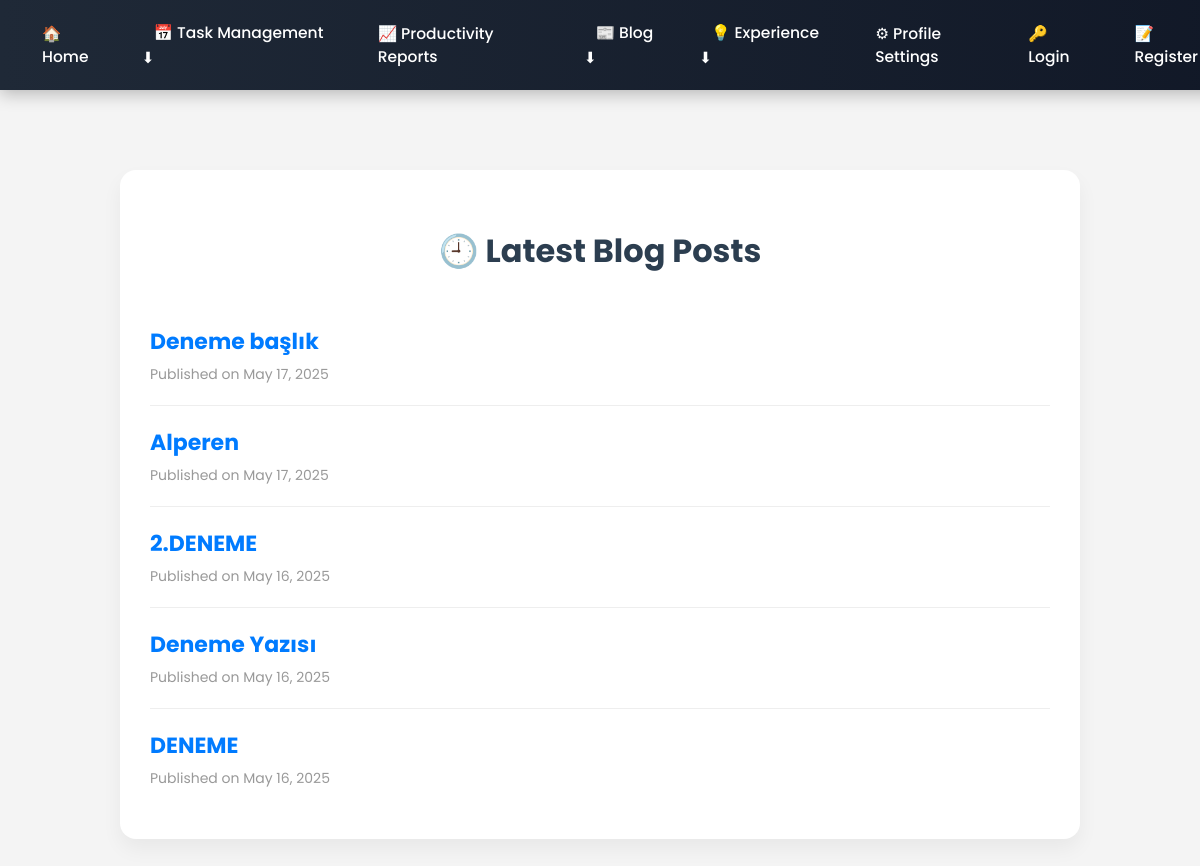
The page /latest-posts/ on the database as committed earlier.
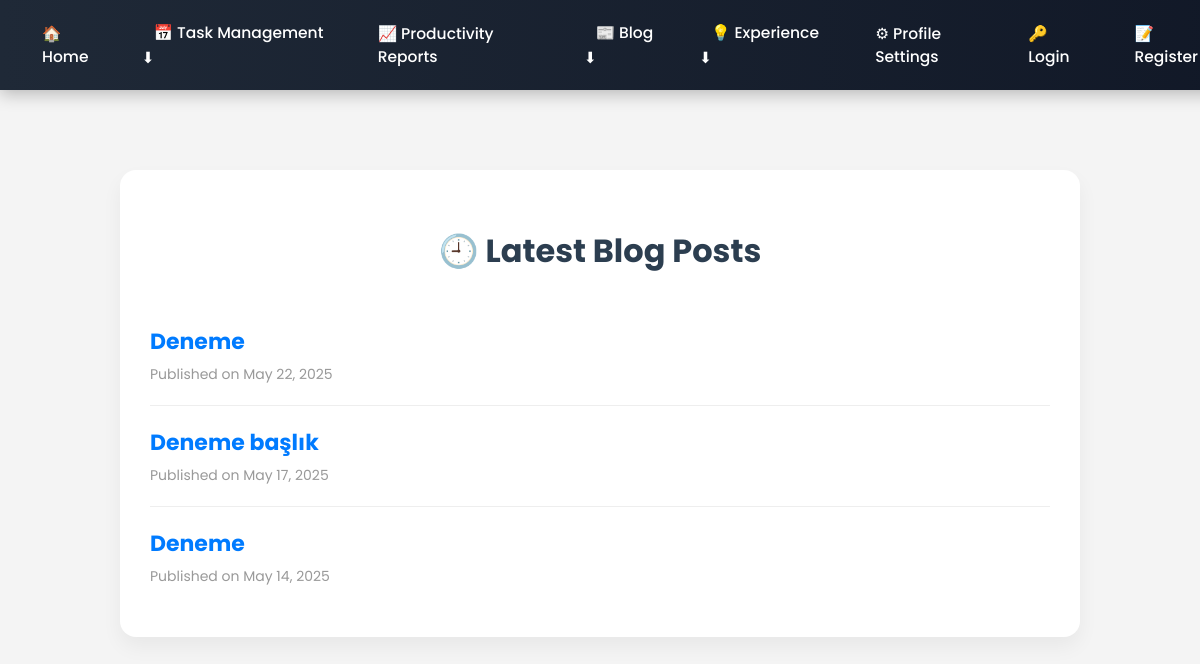
The same page on the database as committed later.
### yonetim/models.py (models this page shows, shortened)
class BlogPost(models.Model):
    author = models.ForeignKey(User, on_delete=models.CASCADE)
    title = models.CharField(max_length=150)
    content = models.TextField()
    created_at = models.DateTimeField(auto_now_add=True)

### yonetim/views.py (the view)
# urls.py: path('latest-posts/', views.latest_posts, name='latest_posts'),
def latest_posts(request):
    blogs = BlogPost.objects.all().order_by('-created_at')[:5]
    return render(request, 'yonetim/latest_posts.html', {'blogs': blogs})

### yonetim/context_processors.py (called while the page is built)
def user_notifications(request):
    if request.user.is_authenticated:
        notifications = Notification.objects.filter(user=request.user).order_by('-created_at')[:5]
    else:
        notifications = []
    return {'notifications': notifications}

### yonetim/templates/yonetim/latest_posts.html (shortened to what this page needs)
{% extends "yonetim/user_base.html" %}
{% block content %}
<div class="latest-container">
  <h2>🕘 Latest Blog Posts</h2>
  {% if blogs %}
    {% for blog in blogs %}
      <div class="latest-blog">
        <a href="{% url 'blog_post_detail' blog.pk %}" class="blog-title">{{ blog.title }}</a>
        <div class="blog-date">Published on {{ blog.created_at|date:"F j, Y" }}</div>
      </div>
    {% endfor %}
  {% else %}
    <div class="no-posts">No blog posts available.</div>
  {% endif %}
</div>
{% endblock %}

Rows that differ between the two databases and show on the page:
removed BlogPost: title "Alperen", created_at "May 17, 2025"
removed BlogPost: title "2.DENEME", created_at "May 16, 2025"
removed BlogPost: title "Deneme Yazısı", created_at "May 16, 2025"
removed BlogPost: title "DENEME", created_at "May 16, 2025"
added BlogPost: title "Deneme", created_at "May 22, 2025"
now on this page (row unchanged): BlogPost: title "Deneme", created_at "May 14, 2025"
